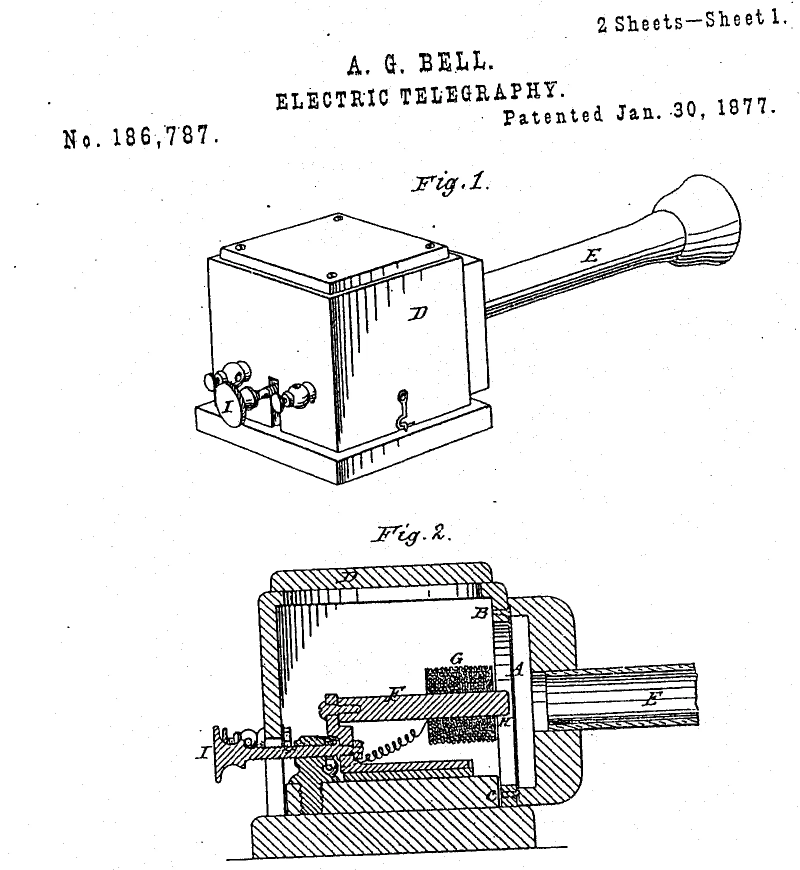
#> input picture site/media/plates/bell-us186787-sheet1.webp, 1600 x 1740 px (shown at 1/2 size)
$ python bell_paths.py
#> lines starting #> are read from the running program, lines starting #| are printed output that depends on the picture; after the words box and inside, x2 and y2 are one past the last pixel; in counts of white or black regions, pixels touching at a corner belong together
"""A few clean outer paths of Bell's Fig. 1 (US 186,787, 1877, public domain), fitted to the very scan page 1 shows
(site/media/plates/bell-us186787-sheet1.webp, 1600 x 1740), for the morph into today's phone (MorphSVG on page 1).

Not the potrace cloud: eight exact hairline shapes, each fitted to the scan's own ink:
  - straight-edged faces (the lid, the two box faces, the plinth): every edge is a robust least-squares line through
    the ink near a hand-placed guess, and each corner is where two fitted edges meet;
  - the speaking tube with its mouthpiece: a guessed outline, resampled and snapped onto the stroke's centre line;
  - three of the lid's screw heads: ellipses from the ink's moments.
Writes site/media/plates/bell-us186787-paths.json (plate px).   python -I tools/bell_paths.py [--check out.png]"""
import argparse, json
from pathlib import Path
import numpy as np
from PIL import Image, ImageDraw

ROOT = Path(__file__).resolve().parents[1]
SRC = ROOT / "site" / "media" / "plates" / "bell-us186787-sheet1.webp"
OUT = ROOT / "site" / "media" / "plates" / "bell-us186787-paths.json"

# guesses in plate px, read off gridded crops of the scan; the fit does the precision
POLYS = {
    # (corners in order, per-edge fit window as a fraction of the edge [t0, t1] to skip knobs, screws and hatching)
    "lid":   ([(444, 495), (676, 426), (895, 497), (659, 564)], [(.12, .88), (.12, .88), (.12, .88), (.12, .88)]),
    "left":  ([(418, 518), (659, 598), (660, 905), (418, 802)], [(.15, .85), (.1, .9), (.55, .9), (.12, .55)]),
    "right": ([(660, 598), (930, 522), (930, 795), (660, 905)], [(.15, .7), (.1, .9), (.2, .85), (.1, .9)]),
    "plinth": ([(393, 814), (675, 905), (981, 812), (985, 854), (674, 968), (395, 858)],
               [(.25, .9), (.1, .65), (.2, .8), (.1, .9), (.1, .9), (.2, .8)]),
}
TUBE = [(975, 541), (1050, 517), (1130, 492), (1210, 466), (1280, 444), (1305, 430), (1325, 404), (1350, 378),
        (1372, 357), (1395, 349), (1420, 352), (1445, 370), (1465, 398), (1478, 430), (1478, 465), (1472, 500),
        (1455, 522), (1430, 530), (1400, 531), (1370, 531), (1345, 532)]
TUBE_LOW = ((985, 634), (1335, 534))   # the tube's lowest line (its outline): found by a column scan, then a line fit
SCREWS = {"screw_l": (479, 495), "screw_b": (676, 436), "screw_r": (861, 491)}

def ink_mask():
    g = np.array(Image.open(SRC).convert("L"), dtype=np.float32)
    return g < 128

def fit_line(ink, a, b, t0, t1, band=6.0):
    """robust line through the ink near segment a-b (only t0..t1 of it): returns point + unit direction"""
    a, b = np.array(a, float), np.array(b, float)
    d = b - a; L = np.hypot(*d); u = d / L; n = np.array([-u[1], u[0]])
    x0, y0 = np.floor(np.minimum(a, b) - band - 2).astype(int); x1, y1 = np.ceil(np.maximum(a, b) + band + 2).astype(int)
    ys, xs = np.nonzero(ink[y0:y1, x0:x1]); P = np.c_[xs + x0 + .5, ys + y0 + .5]
    t = (P - a) @ u / L; s = (P - a) @ n
    P = P[(t >= t0) & (t <= t1) & (np.abs(s) <= band)]
    c, dirv = P.mean(0), u
    for _ in range(6):   # iteratively re-weighted total least squares (pulls onto the stroke's centre, drops strays)
        r = (P - c) @ np.array([-dirv[1], dirv[0]])
        w = 1 / np.maximum(1.5, np.abs(r))
        c = (P * w[:, None]).sum(0) / w.sum()
        Q = (P - c) * np.sqrt(w)[:, None]
        _, _, vt = np.linalg.svd(Q, full_matrices=False); dirv = vt[0]
        if dirv @ u < 0: dirv = -dirv
    return c, dirv, len(P)

def meet(l1, l2):
    (p, u), (q, v) = l1, l2
    A = np.array([u, -v]).T
    s, _ = np.linalg.solve(A, q - p)
    return p + s * u

def snap_curve(ink, guess, step=3.0, reach=7):
    g = np.array(guess, float)
    d = np.r_[0, np.cumsum(np.hypot(*np.diff(g, axis=0).T))]
    s = np.arange(0, d[-1], step)
    pts = np.c_[np.interp(s, d, g[:, 0]), np.interp(s, d, g[:, 1])]
    out = []
    for i, p in enumerate(pts):
        tng = pts[min(i + 1, len(pts) - 1)] - pts[max(i - 1, 0)]; tng /= np.hypot(*tng) or 1; n = np.array([-tng[1], tng[0]])
        hits = [k for k in np.arange(-reach, reach + .5, .5) if ink[int(p[1] + k * n[1]), int(p[0] + k * n[0])]]
        if hits:
            # the run of ink nearest the guess: its middle is the stroke's centre line
            runs, cur = [], [hits[0]]
            for k in hits[1:]:
                if k - cur[-1] <= .51: cur.append(k)
                else: runs.append(cur); cur = [k]
            runs.append(cur)
            r = min(runs, key=lambda r: abs(np.mean(r)))
            out.append(p + np.mean(r) * n)
        else:
            out.append(p)
    out = np.array(out)
    for _ in range(3):   # light smoothing along the curve (ends kept)
        out[1:-1] = (out[:-2] + 2 * out[1:-1] + out[2:]) / 4
    return out

def ellipse(ink, c, r=12):
    c = np.array(c, float)
    x0, y0 = (c - r).astype(int); ys, xs = np.nonzero(ink[y0:y0 + 2 * r, x0:x0 + 2 * r])
    P = np.c_[xs + x0 + .5, ys + y0 + .5]
    m = P.mean(0); C = np.cov((P - m).T)
    w, v = np.linalg.eigh(C)
    a, b = np.sqrt(2 * w[1]), np.sqrt(2 * w[0])
    ang = float(np.degrees(np.arctan2(v[1, 1], v[0, 1])))
    return {"cx": round(float(m[0]), 2), "cy": round(float(m[1]), 2), "rx": round(float(a), 2), "ry": round(float(b), 2), "rot": round(ang, 2)}

def main(a):
    ink = ink_mask()
#> in ink_mask, `return g < 128`:
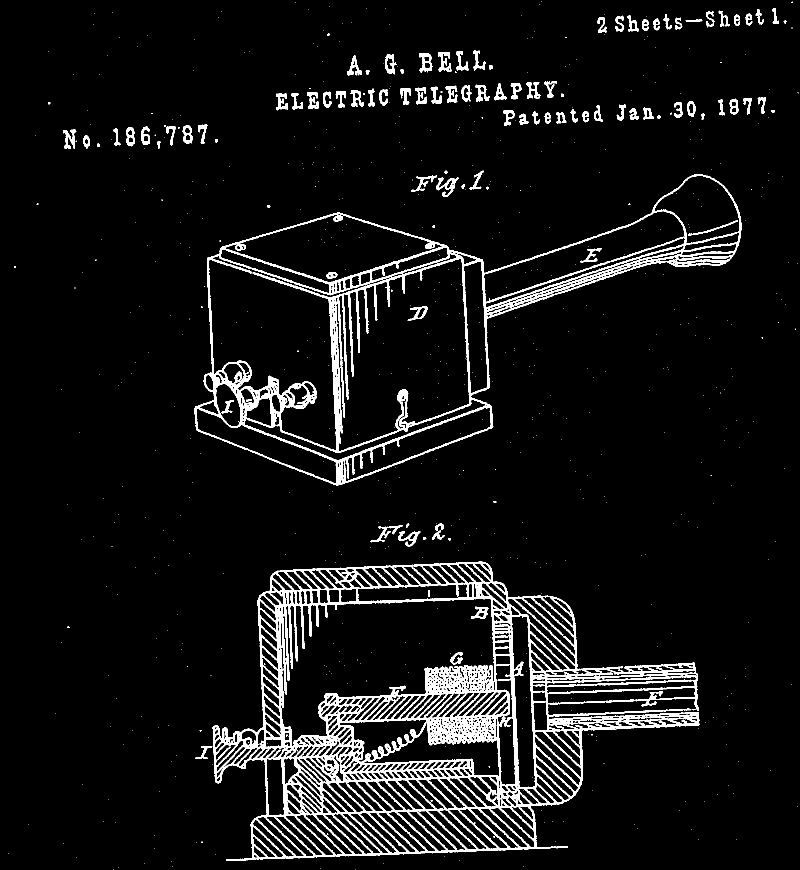
#> returned value: shape (1740, 1600) bool (shown at 1/2 size); 6.7% white; 733 white regions (624 under 20 px), largest, box (x1, y1, x2, y2) and area: (425, 1123, 1399, 1722) 113253, (389, 349, 1483, 971) 47685, (872, 354, 917, 394) 617
    out = {"plate": [1600, 1740], "source": "US 186,787 sheet 1, Fig. 1 (A. G. Bell, 1877, public domain)", "paths": []}
    for name, (cs, wins) in POLYS.items():
        lines = []
        for i in range(len(cs)):
            p, u, n = fit_line(ink, cs[i], cs[(i + 1) % len(cs)], *wins[i]); lines.append((p, u))
            print(f"{name} edge {i}: {n} ink px")
        corners = [meet(lines[i - 1], lines[i]) for i in range(len(cs))]
        out["paths"].append({"name": name, "kind": "poly", "pts": [[round(float(x), 2), round(float(y), 2)] for x, y in corners]})
#> this loop made 4 passes
    tube = snap_curve(ink, TUBE)
#> the loop in snap_curve, `for i, p in enumerate(pts):` made 269 passes
#> r on passes 1 to 12: [3.5, 4, 4.5, 5, 5.5, 6], [2.5, 3, 3.5, 4, 4.5, 5, 5.5, 6], [3, 3.5, 4, 4.5, 5, 5.5, 6], [3, 3.5, 4, 4.5, 5, 5.5, 6], [3, 3.5, 4, 4.5, 5, 5.5], [3, 3.5, 4, 4.5, 5, 5.5], [3, 3.5, 4, 4.5, 5, 5.5], [3.5, 4, 4.5, 5, 5.5, 6, 6.5], [3.5, 4, 4.5, 5, 5.5, 6, 6.5], [3.5, 4, 4.5, 5, 5.5, 6, 6.5], [3.5, 4, 4.5, 5, 5.5, 6], [2.5, 3, 3.5, 4, 4.5, 5, 5.5, 6]
#> hits on pass 60: [0.5, 1, 1.5, 2, 2.5, 3, 3.5, 4.5]
#> after the loop in snap_curve, `for i, p in enumerate(pts):`: out = 269 pairs, first value 976.4 to 1480.8, second value 350.3 to 545.5; r = [1, 1.5, 2, 2.5, 3, 3.5, 4, 4.5]
#> after the loop in snap_curve, `for _ in range(3):`: out = 269 pairs, first value 976.4 to 1480.5, second value 350.5 to 545.5
#> tube has the same summary as out in snap_curve
    # the underside: in each column, the lowest ink near the guessed line is the outline's lower edge (paper below it)
    (gx0, gy0), (gx1, gy1) = TUBE_LOW; P = []
    for x in range(gx0, gx1, 2):
        gy = gy0 + (gy1 - gy0) * (x - gx0) / (gx1 - gx0)
        ys = np.nonzero(ink[int(gy - 30):int(gy + 30), x])[0]
        if len(ys): P.append((x + .5, gy - 30 + ys.max() - 1.5))
#> this loop made 175 passes
#> ys on passes 1 to 3: [6, 7, 8, 9, 12, 13, 14, 15, 20, 21, 22, 23, 26, 27, 28, 29], [7, 8, 9, 10, 13, 14, 15, 20, 21, 22, 27, 28, 29], [7, 8, 9, 10, 14, 15, 20, 21, 22, 23, 27, 28, 29, 50]
#> after the loop, P = 175 pairs, first value 985.5 to 1333.5, second value 522.1 to 651.4
    P = np.array(P); A = np.c_[P[:, 0], np.ones(len(P))]; coef = np.linalg.lstsq(A, P[:, 1], rcond=None)[0]
#> after `A = np.c_[P[:, 0], np.ones(len(P))]`: A = 175 pairs, first value 985.5 to 1333.5, second value 1 to 1
#> after `coef = np.linalg.lstsq(A, P[:, 1], rcond=None)[0]`: coef = [-0.328, 953.1]
    for _ in range(5):
        r = np.abs(A @ coef - P[:, 1]); keep = r < max(1.5, np.median(r) * 3); coef = np.linalg.lstsq(A[keep], P[keep, 1], rcond=None)[0]
#> this loop made 5 passes
#> coef on passes 1 to 5: [-0.333, 958.4], [-0.335, 961], [-0.335, 961.2], [-0.336, 961.6], [-0.336, 961.6]
    print("tube underside: slope", round(coef[0], 4), "kept", int(keep.sum()), "of", len(P))
#| tube underside: slope -0.3357 kept 154 of 175
    xe = tube[-1][0]; low = [(x, coef[0] * x + coef[1]) for x in np.linspace(xe - 4, 971, 40)]
#> after `xe = tube[-1][0]`: xe = 1347.8
#> after `low = [(x, coef[0] * x + coef[1]) for x in np.linspace(xe - 4, 971, 40`: low = 40 pairs, first value 971 to 1343.8, second value 510.5 to 635.7
    top0 = tube[0]; tube = np.vstack([[971, coef[0] * 971 + coef[1] - 0], [971, top0[1]], tube, low[1:-1]])
#> after `top0 = tube[0]`: top0 = [976.4, 545.5]
#> after `tube = np.vstack([[971, coef[0] * 971 + coef[1] - 0], [971, top0[1]], `: tube = 309 pairs, first value 971 to 1480.5, second value 350.5 to 635.7
    out["paths"].append({"name": "tube", "kind": "curve", "pts": [[round(float(x), 2), round(float(y), 2)] for x, y in tube[::2]]})
    for name, c in SCREWS.items():
        out["paths"].append({"name": name, "kind": "ellipse", **ellipse(ink, c)})
#> this loop made 3 passes
#> (x0 in ellipse, y0 in ellipse, m in ellipse, C in ellipse, w in ellipse, v in ellipse, a in ellipse) on passes 1 to 3: (467, 483, [478.8, 493.7], [[39.91, -7.68], [-7.68, 41.48]], [32.97, 48.42], [[-0.742, -0.67], [-0.67, 0.742]], 9.84), (664, 424, [676.3, 433.9], [[35.1, -1.89], [-1.89, 24.74]], [24.4, 35.44], [[-0.174, -0.985], [-0.985, 0.174]], 8.42), (849, 479, [861.2, 491], [[34.64, 9.25], [9.25, 43.31]], [28.76, 49.19], [[-0.844, 0.537], [0.537, 0.844]], 9.92)
    OUT.write_text(json.dumps(out, separators=(",", ":")), encoding="utf-8")
    print("wrote", OUT, sum(len(p.get("pts", [])) for p in out["paths"]), "points")
    if a.check:
        im = Image.open(SRC).convert("RGB"); S = 2
        im = im.resize((im.width * S, im.height * S), Image.LANCZOS); d = ImageDraw.Draw(im)
        for p in out["paths"]:
            if p["kind"] == "ellipse":
                t = np.linspace(0, 2 * np.pi, 60); r = np.radians(p["rot"])
                xs = p["cx"] + p["rx"] * np.cos(t) * np.cos(r) - p["ry"] * np.sin(t) * np.sin(r)
                ys = p["cy"] + p["rx"] * np.cos(t) * np.sin(r) + p["ry"] * np.sin(t) * np.cos(r)
                pts = list(zip(xs, ys))
            else:
                pts = [tuple(q) for q in p["pts"]]
            closed = True
            d.line([(x * S, y * S) for x, y in pts + (pts[:1] if closed else [])], fill=(230, 30, 30), width=2)
        im.crop((370 * S, 330 * S, 1500 * S, 990 * S)).save(a.check)
        print("check", a.check)

ap = argparse.ArgumentParser(); ap.add_argument("--check")
main(ap.parse_args())
